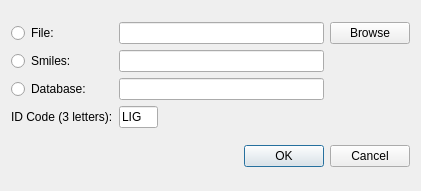
<ui version="4.0" >
 <class>SmilesDialog</class>
 <widget class="QDialog" name="SmilesDialog" >
  <property name="windowModality" >
   <enum>Qt::ApplicationModal</enum>
  </property>
  <property name="geometry" >
   <rect>
    <x>0</x>
    <y>0</y>
    <width>421</width>
    <height>191</height>
   </rect>
  </property>
  <property name="windowTitle" >
   <string>Import Smiles</string>
  </property>
  <layout class="QVBoxLayout" name="verticalLayout" >
   <item>
    <layout class="QGridLayout" name="gridLayout" >
     <item row="0" column="0" >
      <widget class="QRadioButton" name="fileRadioButton" >
       <property name="text" >
        <string>File:</string>
       </property>
      </widget>
     </item>
     <item row="0" column="1" >
      <widget class="QLineEdit" name="fileLineEdit" />
     </item>
     <item row="0" column="2" >
      <widget class="QPushButton" name="browseButton" >
       <property name="text" >
        <string>Browse</string>
       </property>
      </widget>
     </item>
     <item row="1" column="0" >
      <widget class="QRadioButton" name="smilesRadioButton" >
       <property name="text" >
        <string>Smiles:</string>
       </property>
      </widget>
     </item>
     <item row="1" column="1" >
      <widget class="QLineEdit" name="smilesLineEdit" />
     </item>
     <item row="2" column="0" >
      <widget class="QRadioButton" name="databaseRadioButton" >
       <property name="text" >
        <string>Database:</string>
       </property>
      </widget>
     </item>
     <item row="2" column="1" >
      <widget class="QLineEdit" name="databaseLineEdit" />
     </item>
     <item row="3" column="0" >
      <widget class="QLabel" name="label" >
       <property name="text" >
        <string>ID Code (3 letters):</string>
       </property>
      </widget>
     </item>
     <item row="3" column="1" >
      <layout class="QHBoxLayout" name="horizontalLayout" >
       <item>
        <widget class="QLineEdit" name="idLineEdit" >
         <property name="text" >
          <string>LIG</string>
         </property>
         <property name="maxLength" >
          <number>3</number>
         </property>
        </widget>
       </item>
       <item>
        <spacer name="horizontalSpacer" >
         <property name="orientation" >
          <enum>Qt::Horizontal</enum>
         </property>
         <property name="sizeHint" stdset="0" >
          <size>
           <width>234</width>
           <height>14</height>
          </size>
         </property>
        </spacer>
       </item>
      </layout>
     </item>
    </layout>
   </item>
   <item>
    <widget class="QDialogButtonBox" name="buttonBox" >
     <property name="orientation" >
      <enum>Qt::Horizontal</enum>
     </property>
     <property name="standardButtons" >
      <set>QDialogButtonBox::Cancel|QDialogButtonBox::Ok</set>
     </property>
    </widget>
   </item>
  </layout>
 </widget>
 <resources/>
 <connections>
  <connection>
   <sender>buttonBox</sender>
   <signal>accepted()</signal>
   <receiver>SmilesDialog</receiver>
   <slot>accept()</slot>
   <hints>
    <hint type="sourcelabel" >
     <x>254</x>
     <y>186</y>
    </hint>
    <hint type="destinationlabel" >
     <x>157</x>
     <y>190</y>
    </hint>
   </hints>
  </connection>
  <connection>
   <sender>buttonBox</sender>
   <signal>rejected()</signal>
   <receiver>SmilesDialog</receiver>
   <slot>reject()</slot>
   <hints>
    <hint type="sourcelabel" >
     <x>322</x>
     <y>186</y>
    </hint>
    <hint type="destinationlabel" >
     <x>286</x>
     <y>190</y>
    </hint>
   </hints>
  </connection>
  <connection>
   <sender>browseButton</sender>
   <signal>clicked()</signal>
   <receiver>fileRadioButton</receiver>
   <slot>click()</slot>
   <hints>
    <hint type="sourcelabel" >
     <x>356</x>
     <y>28</y>
    </hint>
    <hint type="destinationlabel" >
     <x>60</x>
     <y>27</y>
    </hint>
   </hints>
  </connection>
 </connections>
</ui>
